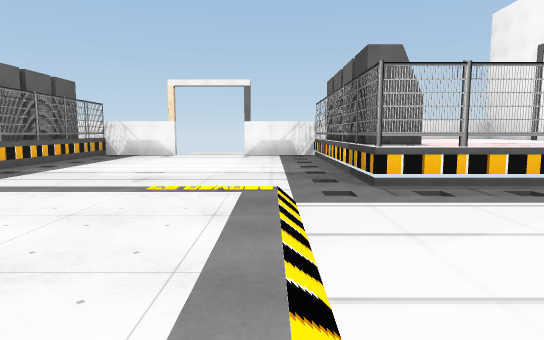
[1] (above)

24 first-person views from a walk through a scene from a Unity 3-D project. The camera is 1.4 m above the floor, tilts 6° down and sees 75° across. Doors are open. The floor is counted in squares, 2 m on a side. Each view is taken from the middle of a square. On the plan, view 1 faces up. The plan holds only what a view shows up to about 11 squares ahead; the rest is blank. Some surface patterns are stand-ins.

[2]
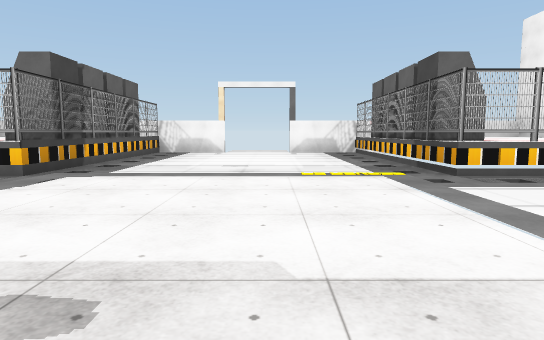

[3]
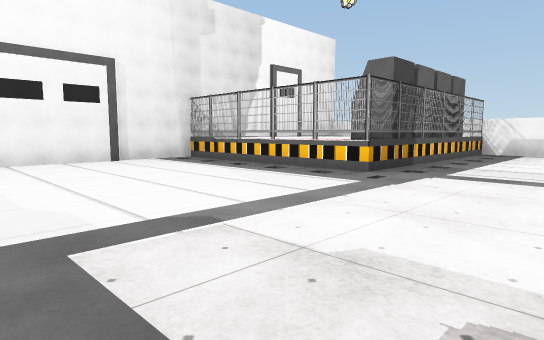

[4]
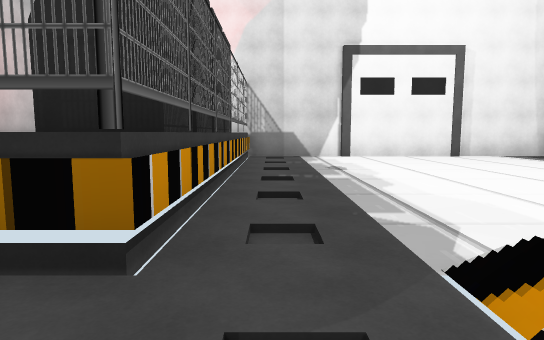

[5]
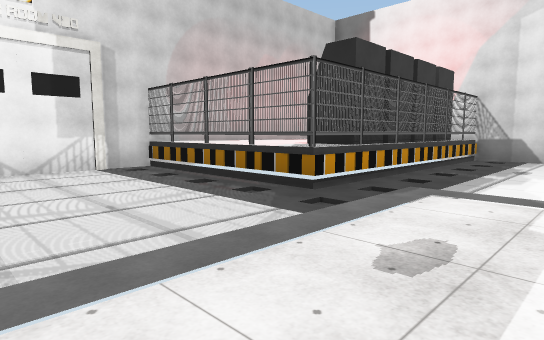

[6]
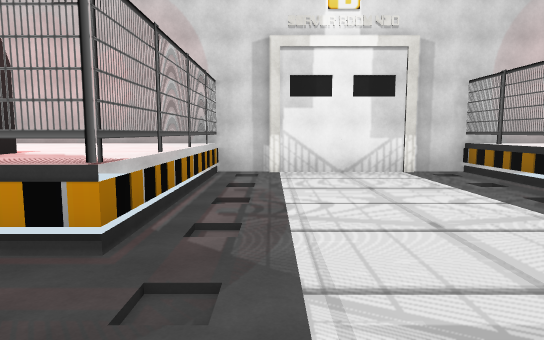

[7]
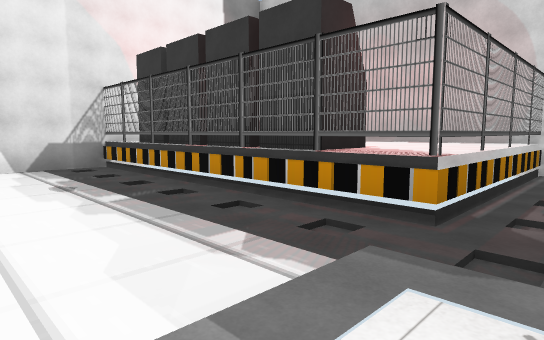

[8]
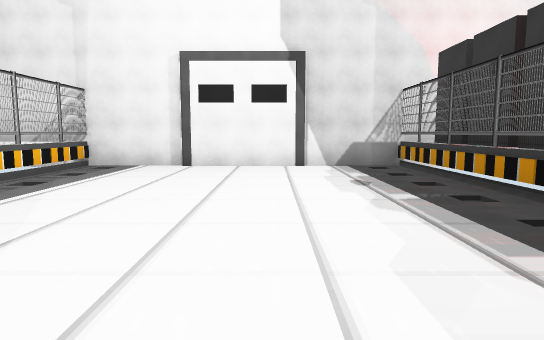

[9]
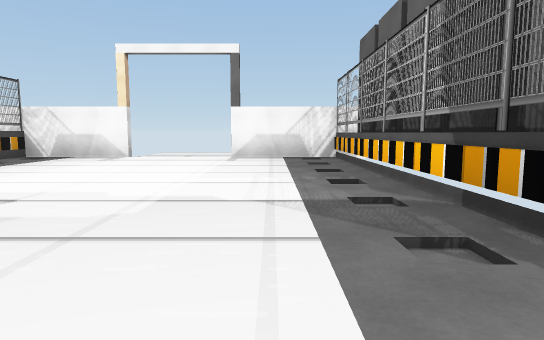

[10]
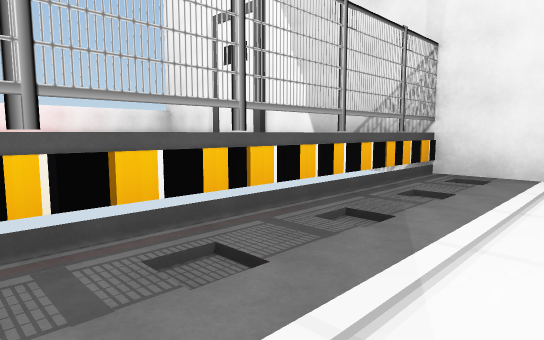

[11]
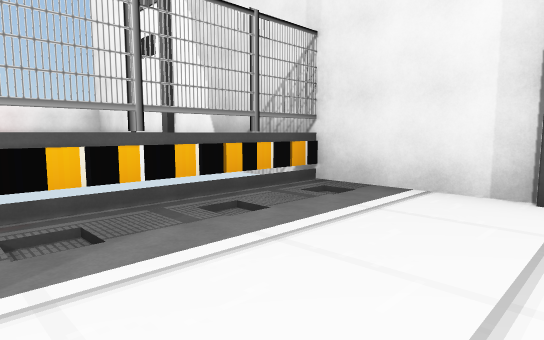

[12]
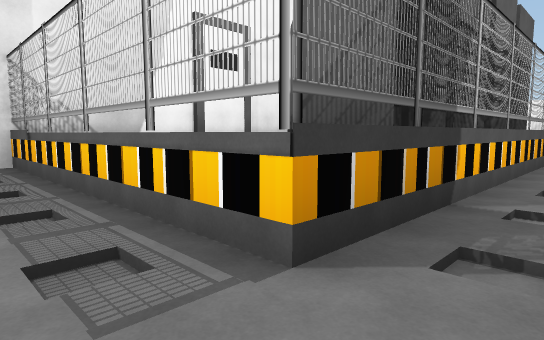

[13]
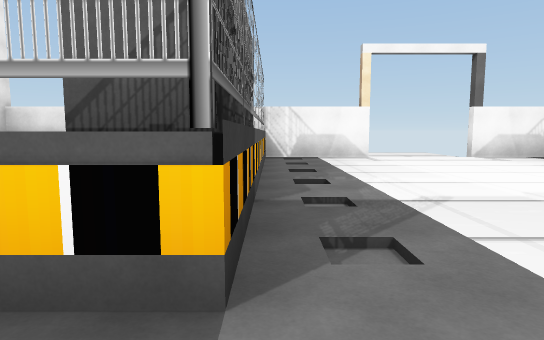

[14]
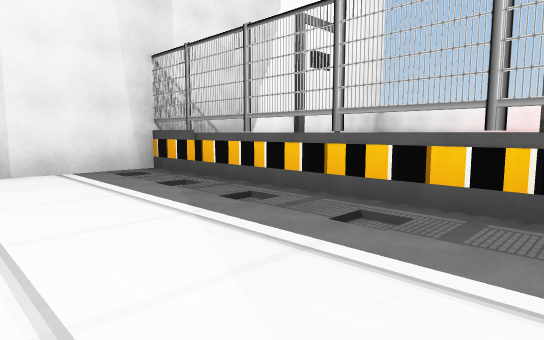

[15]
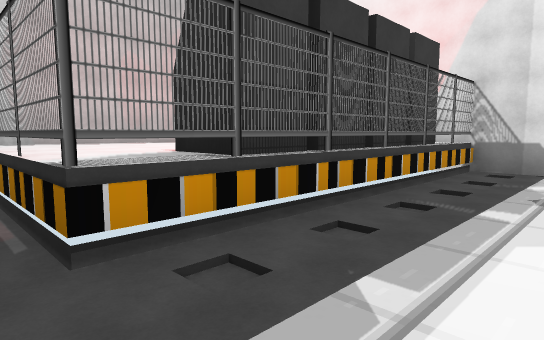

[16]
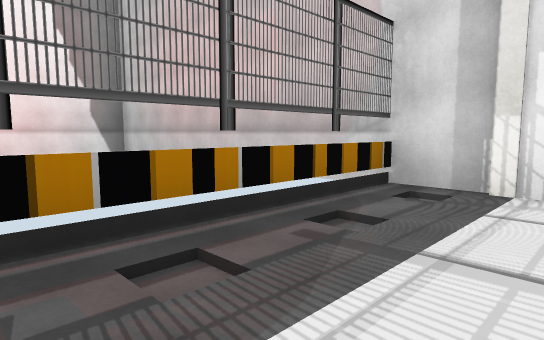

[17]
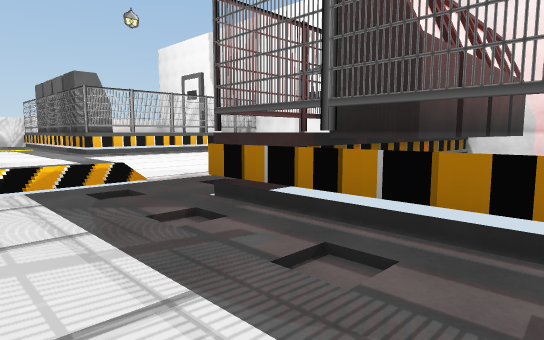

[18]
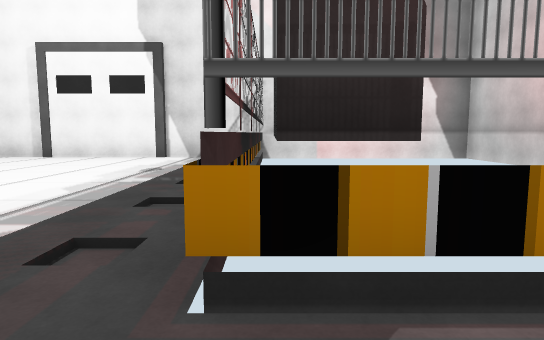

[19]
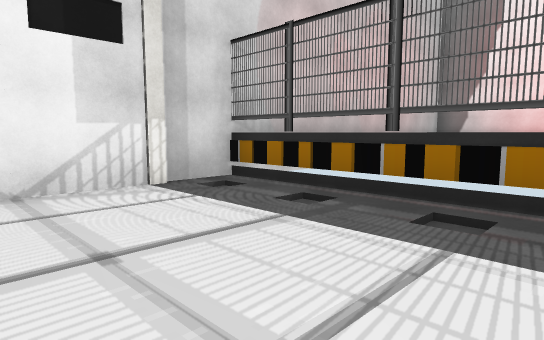

[20]
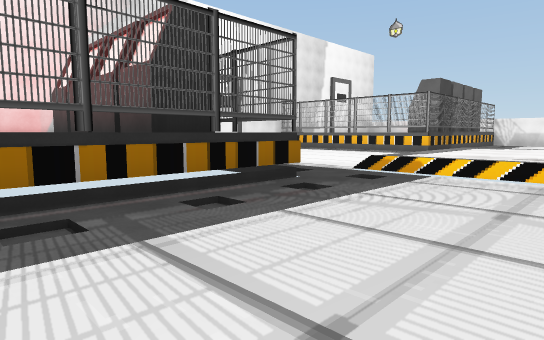

[21]
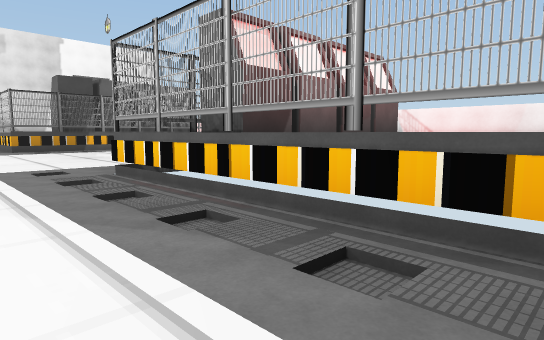

[22]
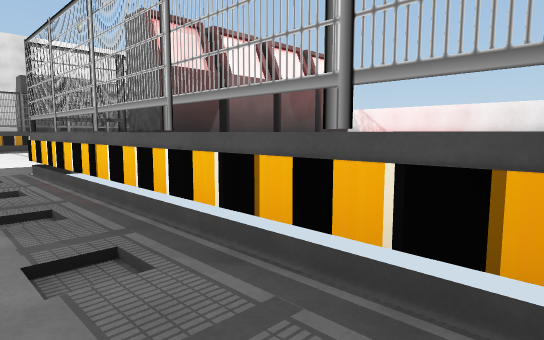

[23]
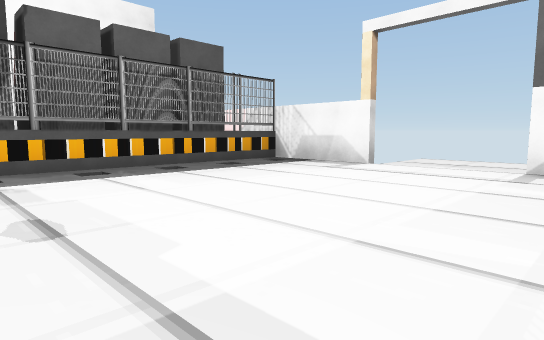

[24]
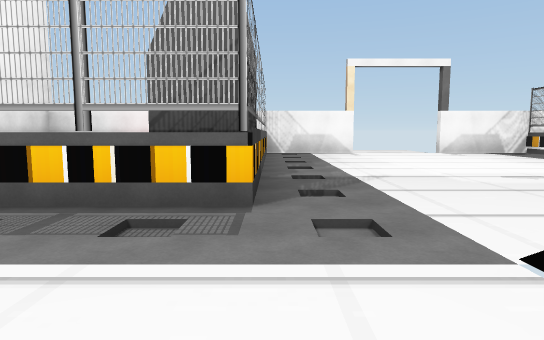

### Floor plan
Key: @ floor where view 1 was taken; # wall or solid block; . main floor; : floor 0.5 m higher than the main floor; / step, stairs or slope; D open door; = window, fence, low wall or low ledge; ^ raised ledge.
Columns run from 15 left of view 1 to 10 right of it. Each row starts with its distance up from view 1.
 18            ...
 17            ...
 16         ###...####
 15 #^^ ^^ ^...D..D..# ^^^^^
 14 #      ^...D..D..^^     ^
 13 #      #......../##     ^
 12 #      #......../##     ^
 11 #      #.........## ^^^^^
 10 #      #......../##^^^^ ^
  9 #     ^#......../##^^^  ^
  8 #     ^#.........##^^^ ^^
  7 #^#^^#^^./....../^^^##^###
  6 #......../....../........#
  5 #.........//////.........#
  4 #.........:::::/.........#
  3 #.........:::::/.........#
  2 #.........:::::/.........#
  1 #.........:::::/.........#
  0 #.........:::::@.........#
 -1 #.........//////.........#
 -2 #/.//.//.//....//.//.//..#
 -3 #^#######^/..../^#########
 -4 # ######^^......^^#####^^
 -5 #      ^^#/.....^^^     ^
 -6 #     ^^^^/.....=^^     ^
 -7 #     ^^^^......^^^^    ^
 -8      ^^^^#/.....^^^^^   ^
 -9  ########################

Where each view was taken, in squares from view 1:
view 1: 0 up, 0 right, facing up
view 2: 1 down, 2 left, facing up
view 3: 1 down, 3 left, facing up-left
view 4: 2 down, 4 left, facing left
view 5: 1 up, 1 left, facing down-left
view 6: 0 up, 1 left, facing down
view 7: 1 up, 1 left, facing down-right
view 8: 1 up, 1 left, facing right
view 9: 5 up, 0 right, facing up
view 10: 4 up, 3 right, facing up-right
view 11: 3 up, 5 right, facing up-right
view 12: 5 up, 6 left, facing up-left
view 13: 5 up, 7 left, facing up
view 14: 3 up, 8 left, facing up-left
view 15: 0 up, 5 left, facing down-left
view 16: 4 down, 2 left, facing down-right
view 17: 6 down, 2 left, facing up-right
view 18: 3 down, 1 left, facing right
view 19: 4 down, 2 left, facing down-left
view 20: 7 down, 2 left, facing up-left
view 21: 4 up, 8 right, facing up-left
view 22: 5 up, 9 right, facing up-left
view 23: 8 up, 0 right, facing up-left
view 24: 3 up, 7 left, facing up
